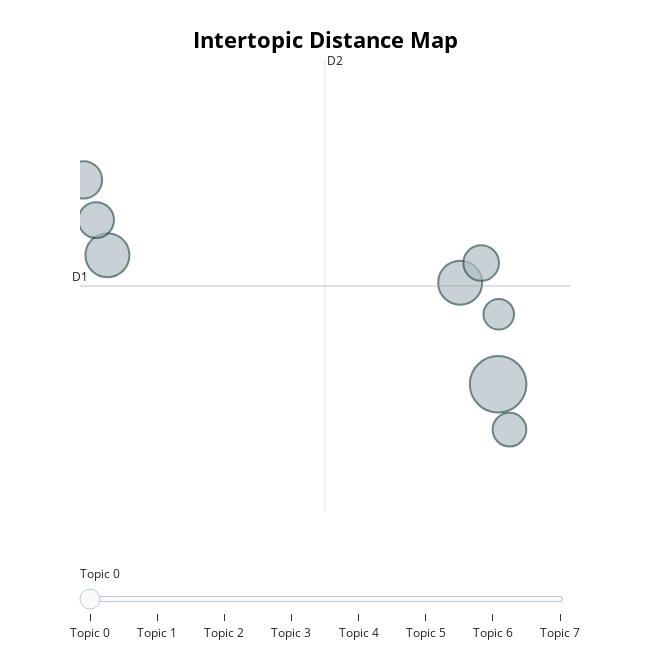

This figure's notebook cell:
### Code cell
topic_model.visualize_topics(top_n_topics=8)

### Figure 1 — Plotly figure (JSON) as saved in the notebook; plotly's stock layout.template omitted (floating-point values rounded to 4 significant figures)
{"data": [{"customdata": [[0, "病例 | 确诊 | 新冠 | 疫情 | 肺炎", 48], [1, "学校 | 教育局 | 纸尿裤 | 时间 | 调剂", 29], [2, "贷款 | 银行 | 住房 | 公积金 | 短信", 29], [3, "发生 | 车辆 | 驾驶 | 交通事故 | 酒后", 21], [4, "遗址 | 群岛 | 考古 | 斯瓦尔 | 谣言", 19], [5, "平台 | 社交 | 信息 | 征信 | 榜单", 19], [6, "皮肤 | 甲醛 | 导致 | 坚果 | 疾病", 17], [7, "检测 | 核酸 | 阳性 | 平台 | 公安局", 14]], "hovertemplate": "<b>Topic %{customdata[0]}</b><br>%{customdata[1]}<br>Size: %{customdata[2]}", "legendgroup": "", "marker": {"color": "#B0BEC5", "line": {"color": "DarkSlateGrey", "width": 2}, "size": [48, 29, 29, 21, 19, 19, 17, 14], "sizemode": "area", "sizeref": 0.03, "symbol": "circle"}, "mode": "markers", "name": "", "orientation": "v", "showlegend": false, "type": "scatter", "x": [10.92, 9.861, 0.0402, -0.6287, -0.2728, 10.44, 11.23, 10.94], "xaxis": "x", "y": [5.337, 6.248, 6.495, 7.171, 6.81, 6.424, 4.93, 5.964], "yaxis": "y"}], "layout": {"annotations": [{"showarrow": false, "text": "D1", "x": -0.723, "y": 6.218, "yshift": 10}, {"showarrow": false, "text": "D2", "x": 6.097, "xshift": 10, "y": 8.246}], "height": 650, "hoverlabel": {"bgcolor": "white", "font": {"family": "Rockwell", "size": 16}}, "legend": {"itemsizing": "constant", "tracegroupgap": 0}, "margin": {"t": 60}, "shapes": [{"line": {"color": "#CFD8DC", "width": 2}, "type": "line", "x0": 6.097, "x1": 6.097, "y0": 4.19, "y1": 8.246}, {"line": {"color": "#9E9E9E", "width": 2}, "type": "line", "x0": -0.723, "x1": 12.92, "y0": 6.218, "y1": 6.218}], "sliders": [{"active": 0, "pad": {"t": 50}, "steps": [{"args": [{"marker.color": [["red", "#B0BEC5", "#B0BEC5", "#B0BEC5", "#B0BEC5", "#B0BEC5", "#B0BEC5", "#B0BEC5"]]}], "label": "Topic 0", "method": "update"}, {"args": [{"marker.color": [["#B0BEC5", "red", "#B0BEC5", "#B0BEC5", "#B0BEC5", "#B0BEC5", "#B0BEC5", "#B0BEC5"]]}], "label": "Topic 1", "method": "update"}, {"args": [{"marker.color": [["#B0BEC5", "#B0BEC5", "red", "#B0BEC5", "#B0BEC5", "#B0BEC5", "#B0BEC5", "#B0BEC5"]]}], "label": "Topic 2", "method": "update"}, {"args": [{"marker.color": [["#B0BEC5", "#B0BEC5", "#B0BEC5", "red", "#B0BEC5", "#B0BEC5", "#B0BEC5", "#B0BEC5"]]}], "label": "Topic 3", "method": "update"}, {"args": [{"marker.color": [["#B0BEC5", "#B0BEC5", "#B0BEC5", "#B0BEC5", "red", "#B0BEC5", "#B0BEC5", "#B0BEC5"]]}], "label": "Topic 4", "method": "update"}, {"args": [{"marker.color": [["#B0BEC5", "#B0BEC5", "#B0BEC5", "#B0BEC5", "#B0BEC5", "red", "#B0BEC5", "#B0BEC5"]]}], "label": "Topic 5", "method": "update"}, {"args": [{"marker.color": [["#B0BEC5", "#B0BEC5", "#B0BEC5", "#B0BEC5", "#B0BEC5", "#B0BEC5", "red", "#B0BEC5"]]}], "label": "Topic 6", "method": "update"}, {"args": [{"marker.color": [["#B0BEC5", "#B0BEC5", "#B0BEC5", "#B0BEC5", "#B0BEC5", "#B0BEC5", "#B0BEC5", "red"]]}], "label": "Topic 7", "method": "update"}]}], "title": {"font": {"color": "Black", "size": 22}, "text": "<b>Intertopic Distance Map</b>", "x": 0.5, "xanchor": "center", "y": 0.95, "yanchor": "top"}, "width": 650, "xaxis": {"anchor": "y", "domain": [0, 1], "range": [-0.723, 12.92], "title": {"text": ""}, "visible": false}, "yaxis": {"anchor": "x", "domain": [0, 1], "range": [4.19, 8.246], "title": {"text": ""}, "visible": false}}}
